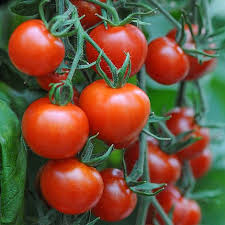
#> input picture t.jpeg, 225 x 225 px
$ python canny.py
#> lines starting #> are read from the running program, lines starting #| are printed output that depends on the picture; after the words box and inside, x2 and y2 are one past the last pixel; in counts of white or black regions, pixels touching at a corner belong together
import numpy as np
import cv2


img=cv2.imread('t.jpeg',1)
#> img is the input picture: shape (225, 225, 3); mean B, G, R 59.3, 84, 114.4

hsv=cv2.cvtColor(img,cv2.COLOR_BGR2HSV)
#> hsv: shape (225, 225, 3); mean H, S, V 44.9, 151.5, 135.2
res,thresh=cv2.threshold(hsv[:,:,0],25,255,cv2.THRESH_BINARY_INV)
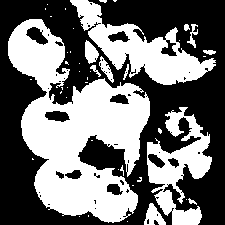
#> thresh: shape (225, 225); 45.3% white; 45 white regions (33 under 20 px), largest, box (x1, y1, x2, y2) and area: (8, 19, 150, 223) 14105, (70, 0, 216, 85) 4361, (147, 107, 212, 225) 3396
egdes=cv2.Canny(img,100,70)
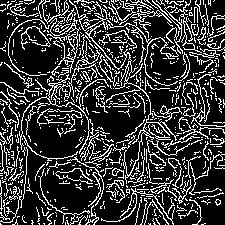
#> egdes: shape (225, 225); 22.2% white in thin lines or dots
cv2.imshow("Thresh",thresh)
cv2.imshow("Canny",egdes)

cv2.waitKey(0)
cv2.destroyAllWindows()

$ run again, with cherry.jpeg copied over t.jpeg
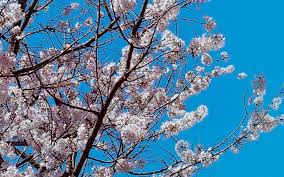
#> input picture cherry.jpeg, 284 x 177 px
#> img is the input picture: shape (177, 284, 3); mean B, G, R 160.7, 128.9, 80.5
#> hsv: shape (177, 284, 3); mean H, S, V 112.8, 131.6, 164.2
#> `res,thresh=cv2.threshold(hsv[:,:,0],25,255,cv2.THRESH_BINARY_INV)`:
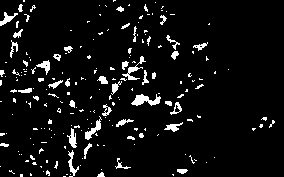
#> thresh: shape (177, 284); 6.3% white; 210 white regions (167 under 20 px), largest, box (x1, y1, x2, y2) and area: (131, 94, 161, 106) 194, (122, 56, 146, 80) 137, (85, 116, 102, 140) 127
#> `egdes=cv2.Canny(img,100,70)`:
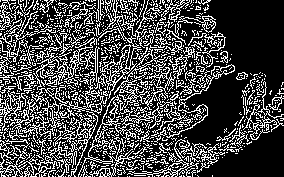
#> egdes: shape (177, 284); 28.3% white in thin lines or dots
